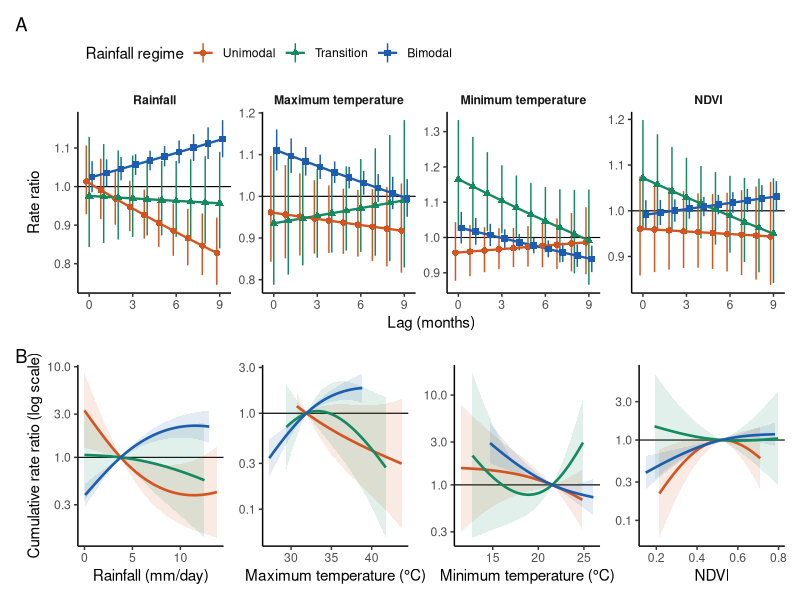
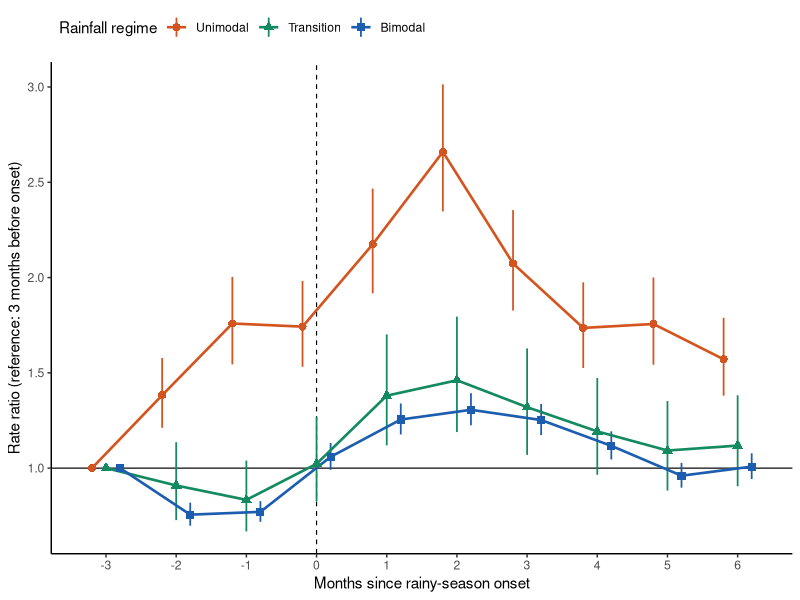

Generate these figures, in order, with R:
# Figures 8 and 9 (Results, sections 3.7 and 3.8). Run after analysis/regime_onset.R.
#   Fig 8: (A) lag-specific rate ratios at the national 90th percentile versus the median, by rainfall regime;
#          (B) cumulative exposure-response over lags 0-9 by regime.
#   Fig 9: event-study rate ratios by months since rainy-season onset, by regime (one axis).
suppressPackageStartupMessages({ library(readr); library(dplyr); library(ggplot2); library(patchwork) })
REG_COL <- c(Unimodal = "#D4541F", Transition = "#138A5F", Bimodal = "#1C5DAF")   # as in Fig 3 and S1 Fig
REG_SH  <- c(Unimodal = 16, Transition = 17, Bimodal = 15)
LAB <- c(rainfall = "Rainfall", tmax = "Maximum temperature", tmin = "Minimum temperature", ndvi = "NDVI")
XLAB <- c(rainfall = "Rainfall (mm/day)", tmax = "Maximum temperature (°C)", tmin = "Minimum temperature (°C)", ndvi = "NDVI")
th <- theme_classic(base_size = 11) + theme(strip.background = element_blank(), strip.text = element_text(face = "bold"),
                                            legend.position = "top", legend.justification = "left")
save_fig <- function(p, name, w, h) {
  ggsave(file.path("figures", paste0(name, ".pdf")), p, width = w, height = h, device = cairo_pdf, bg = "white")
}
tc <- function(x) factor(tools::toTitleCase(x), levels = names(REG_COL))
dg <- position_dodge(width = 0.6)

lc <- read_csv("analysis/output/regime_lag_curves.csv", show_col_types = FALSE) |> filter(group %in% c("unimodal", "transition", "bimodal")) |>
  mutate(regime = tc(group), variable = factor(LAB[variable], levels = LAB))
pA <- ggplot(lc, aes(lag, RR, colour = regime, shape = regime)) + geom_hline(yintercept = 1, linewidth = 0.4) +
  geom_linerange(aes(ymin = lo, ymax = hi), position = dg, linewidth = 0.5) +
  geom_line(position = dg, linewidth = 0.8) + geom_point(position = dg, size = 1.9) +
  facet_wrap(~ variable, nrow = 1, scales = "free_y") +
  scale_colour_manual(values = REG_COL, name = "Rainfall regime") + scale_shape_manual(values = REG_SH, name = "Rainfall regime") +
  scale_x_continuous(breaks = seq(0, 9, 3)) + labs(x = "Lag (months)", y = "Rate ratio", tag = "A") + th
cc <- read_csv("analysis/output/regime_cumulative_curves.csv", show_col_types = FALSE) |> filter(group %in% c("unimodal", "transition", "bimodal")) |>
  mutate(regime = tc(group))
pB <- wrap_plots(lapply(names(LAB), function(v) {
  ggplot(filter(cc, variable == v), aes(x, RR, colour = regime, fill = regime)) + geom_hline(yintercept = 1, linewidth = 0.4) +
    geom_ribbon(aes(ymin = lo, ymax = hi), alpha = 0.12, colour = NA) + geom_line(linewidth = 0.9) +
    scale_colour_manual(values = REG_COL, guide = "none") + scale_fill_manual(values = REG_COL, guide = "none") +
    scale_y_log10() +
    labs(x = XLAB[[v]], y = if (v == "rainfall") "Cumulative rate ratio (log scale)" else NULL, tag = if (v == "rainfall") "B" else NULL) +
    theme_classic(base_size = 11)
}), nrow = 1)
save_fig(pA / pB + plot_layout(heights = c(1, 1)), "Fig8", 11, 7)

ev <- read_csv("analysis/output/onset_event_study.csv", show_col_types = FALSE) |> mutate(regime = tc(regime))
ev <- bind_rows(ev, tibble(regime = factor(names(REG_COL), levels = names(REG_COL)), k = -3L, RR = 1, lo = 1, hi = 1))
p9 <- ggplot(ev, aes(k, RR, colour = regime, shape = regime)) + geom_hline(yintercept = 1, linewidth = 0.4) +
  geom_vline(xintercept = 0, linetype = "dashed", linewidth = 0.4) +
  geom_linerange(aes(ymin = lo, ymax = hi), position = dg, linewidth = 0.6) +
  geom_line(position = dg, linewidth = 0.9) + geom_point(position = dg, size = 2.4) +
  scale_colour_manual(values = REG_COL, name = "Rainfall regime") + scale_shape_manual(values = REG_SH, name = "Rainfall regime") +
  scale_x_continuous(breaks = -3:6) + labs(x = "Months since rainy-season onset", y = "Rate ratio (reference: 3 months before onset)") + th
save_fig(p9, "Fig9", 7.5, 4.8)
cat("saved figures/Fig9 and Fig10\n")
